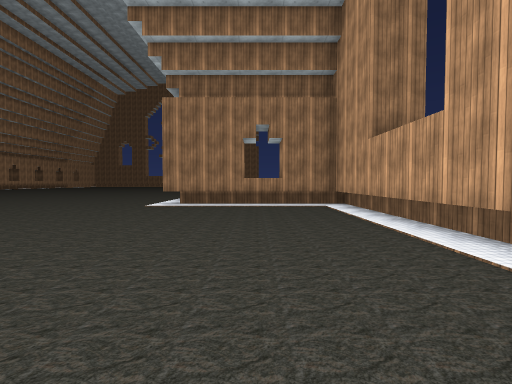
[1] (above)

24 first-person views from a walk through a scene from a Unity 3-D project. The camera is 1.4 m above the floor, tilts 2° down and sees 85° across. The floor is counted in squares, 2 m on a side. Each view is taken from the middle of a square. On the plan, view 1 faces up. The plan holds only what a view shows up to about 9 squares ahead; the rest is blank. The place goes on beyond the plan. The player character is not drawn. Some surface patterns are stand-ins.

[2]
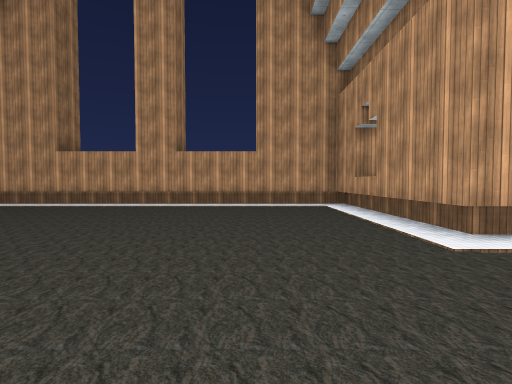

[3]
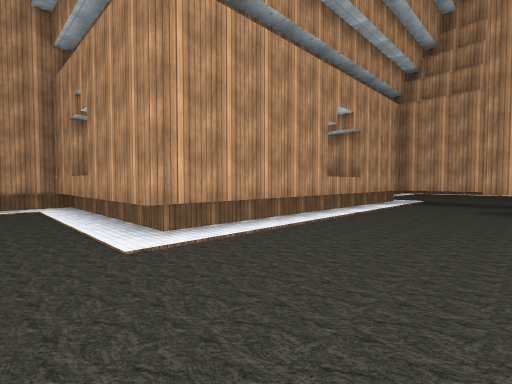

[4]
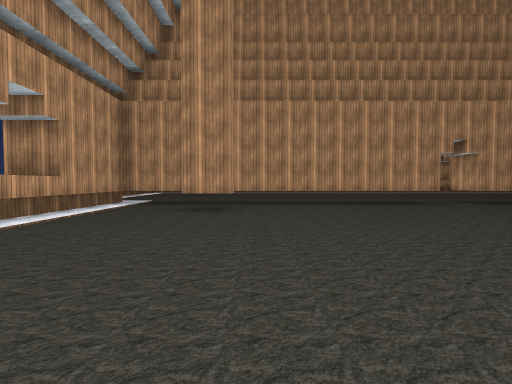

[5]
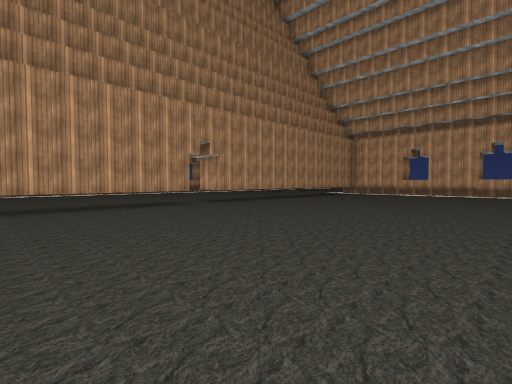

[6]
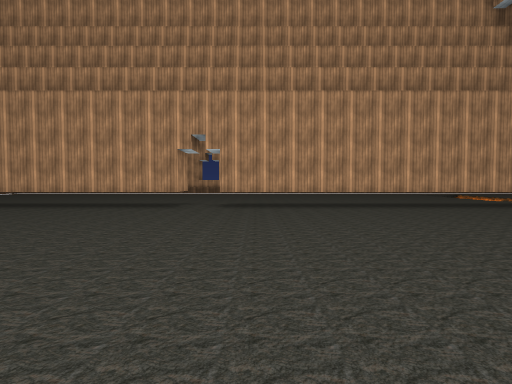

[7]
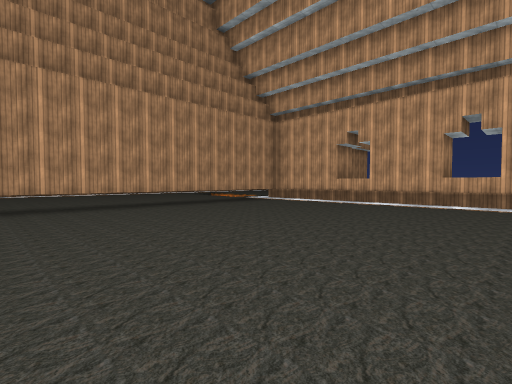

[8]
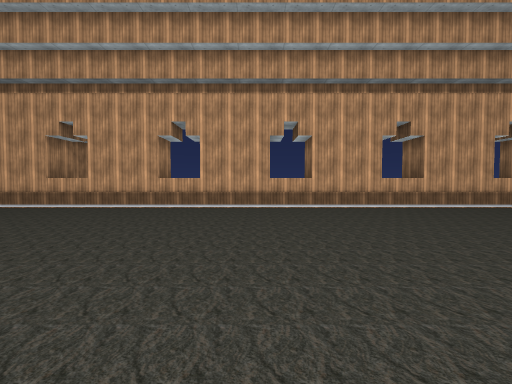

[9]
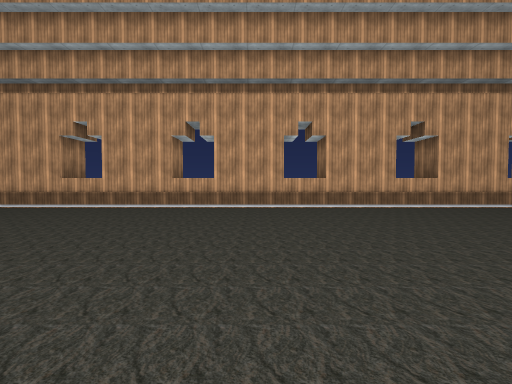

[10]
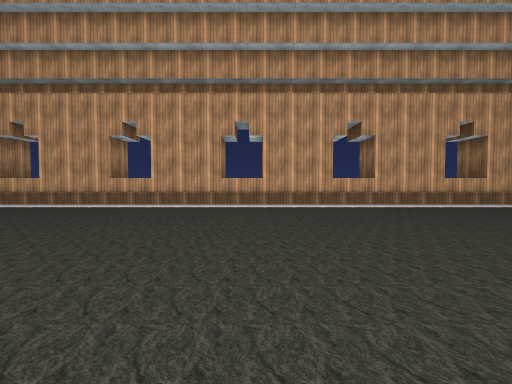

[11]
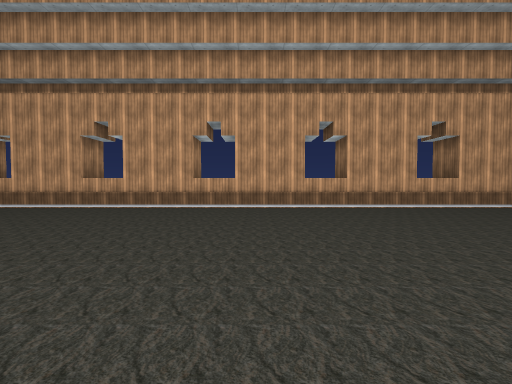

[12]
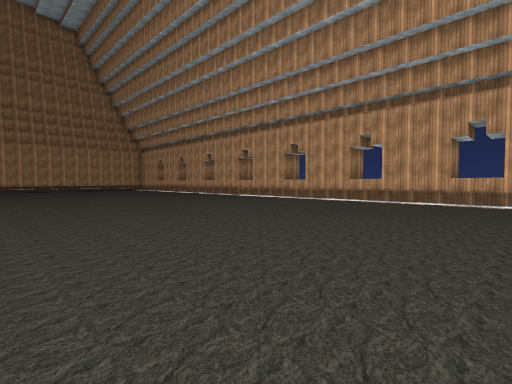

[13]
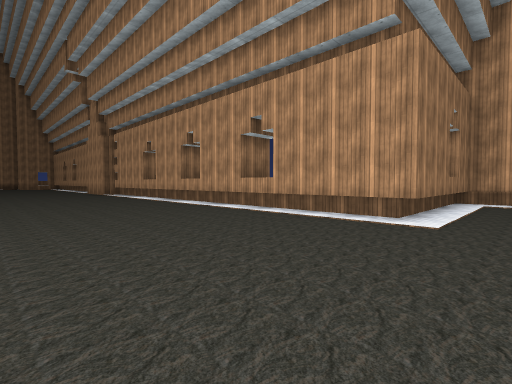

[14]
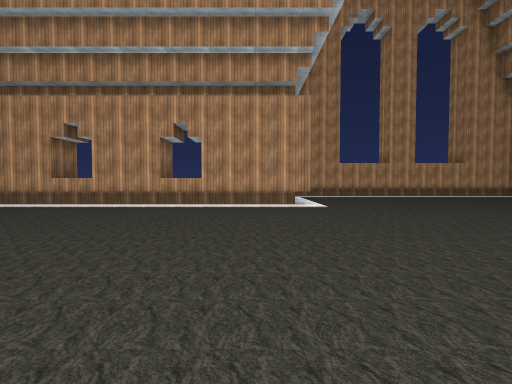

[15]
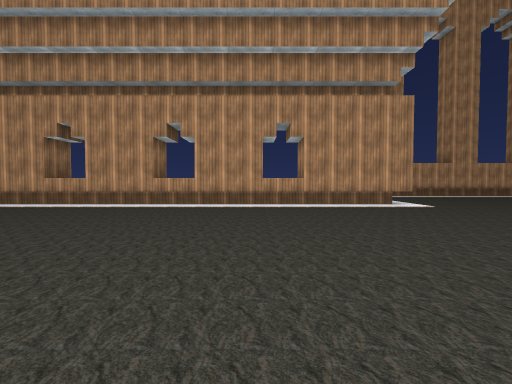

[16]
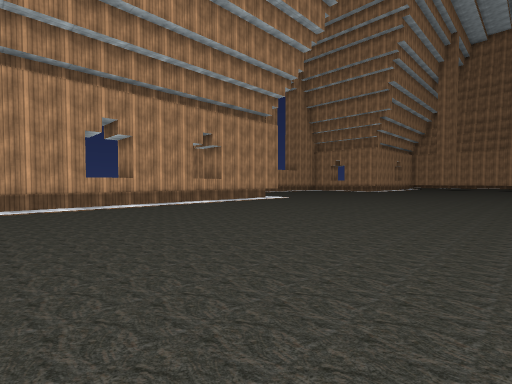

[17]
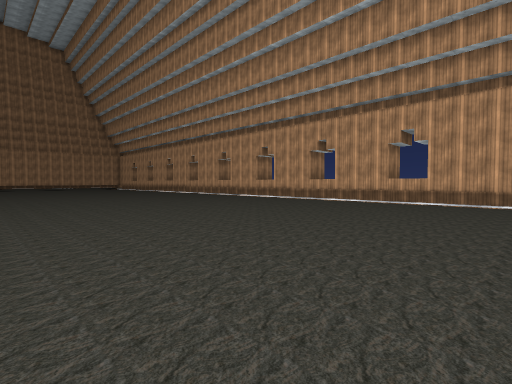

[18]
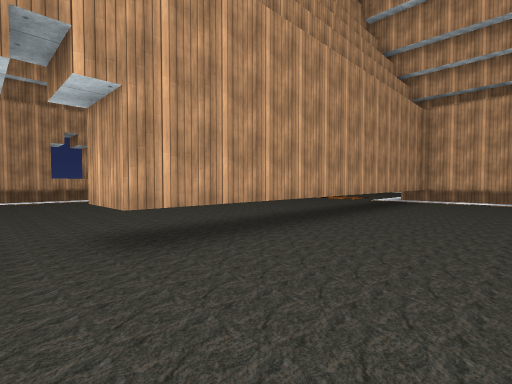

[19]
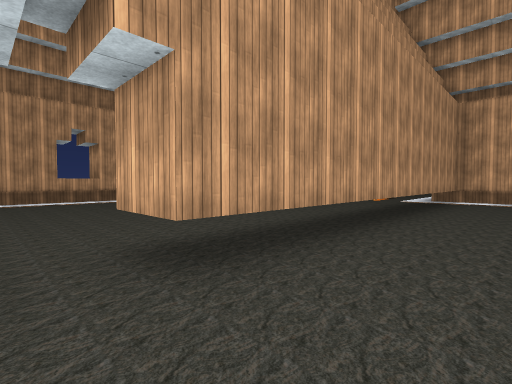

[20]
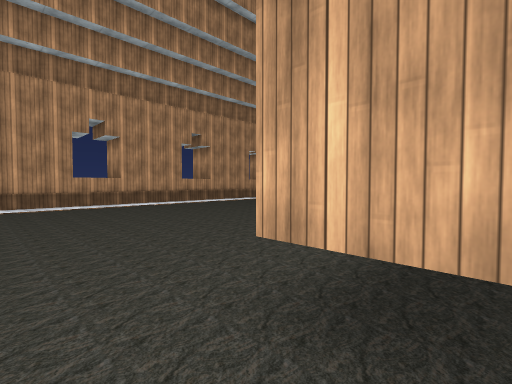

[21]
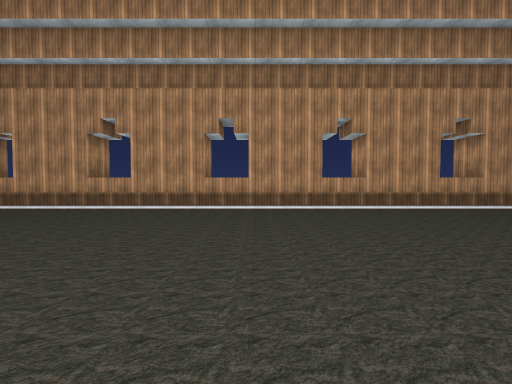

[22]
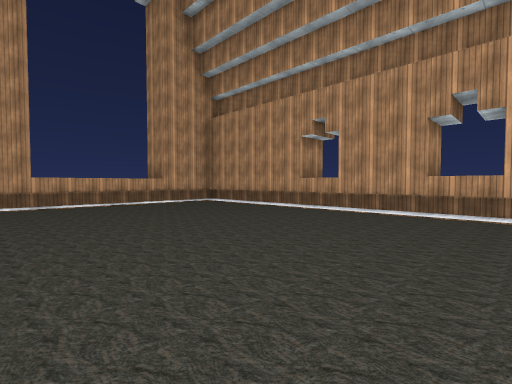

[23]
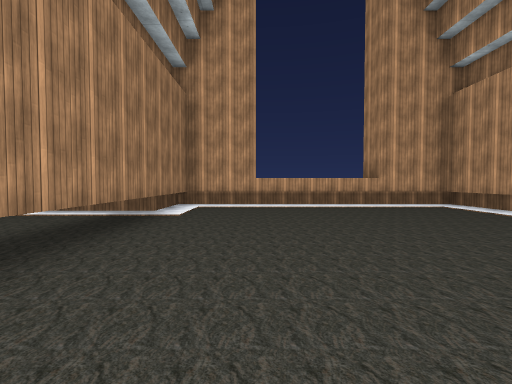

[24]
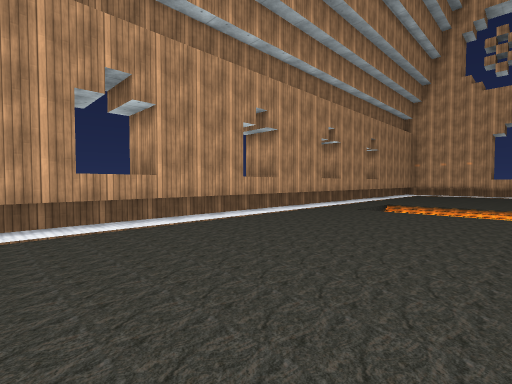

### Floor plan
Key: @ floor where view 1 was taken; # wall or solid block; . floor; / step, stairs or slope; = window, fence, low wall or low ledge; ^ raised ledge.
Columns run from 28 left of view 1 to 3 right of it. Each row starts with its distance up from view 1.
 18     #..........  .........#
 17     #..........  .........#
 16     #..........  .........#
 15     #..........  .........#
 14     #..........  .........#
 13     #..........  .........#
 12     #..........  .........#
 11     #..........  .........#
 10     #..........  .........#
  9     #..........  .........######
  8     #..........   .............#
  7     #..........   .............#
  6     #..........      ..........#
  5     #..........       .........#
  4     #..........        ........#
  3     #.........          .......#
  2     #...... ..          .......#
  1     #.....             ........#
  0     #......           ......@..#
 -1     #.......          .........#
 -2     #........        ..........#
 -3     #.....................######
 -4     #.....................#
 -5     #.....................#
 -6     #.....................#
 -7     #.....................#
 -8     #.....................#
 -9     #.................#...#
-10     #.....................#
-11     #^^^^^^^^^#.^^^^^^^^^^#
-12               #.=    =====###
-13         ....................#
-14         ....................#
-15     /.......................#
-16 ../ /.......................#
-17 ../ /.......................#
-18  .///.......................#
-19   ..........................#
-20    ##########################

Where each view was taken, in squares from view 1:
view 1: 0 up, 0 right, facing up
view 2: 0 up, 6 left, facing right
view 3: 1 down, 6 left, facing down-right
view 4: 2 down, 7 left, facing down
view 5: 3 down, 8 left, facing down-left
view 6: 3 down, 15 left, facing down
view 7: 3 down, 15 left, facing down-left
view 8: 2 down, 16 left, facing left
view 9: 4 up, 16 left, facing left
view 10: 9 up, 16 left, facing left
view 11: 13 up, 16 left, facing left
view 12: 13 up, 14 left, facing down-left
view 13: 7 up, 8 left, facing up-right
view 14: 10 up, 11 left, facing right
view 15: 13 up, 11 left, facing right
view 16: 18 up, 11 left, facing down-right
view 17: 18 up, 14 left, facing down-left
view 18: 8 down, 13 left, facing down-left
view 19: 9 down, 13 left, facing down-left
view 20: 11 down, 13 left, facing down-left
view 21: 12 down, 13 left, facing down
view 22: 13 down, 10 left, facing down-right
view 23: 14 down, 9 left, facing right
view 24: 15 down, 17 left, facing down-left
